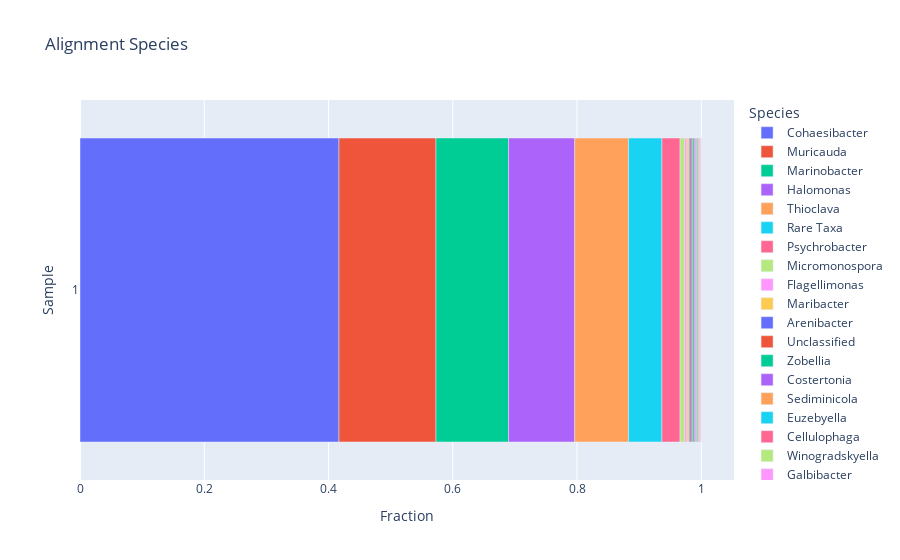

The notebook cell saved with this chart:
### Code cell
# Plot with seaborn.
import plotly.express as px
fig = px.bar(pct.T, x=pct.index, y=pct.columns, title="Alignment Species", labels={'index': 'Sample', 'value': 'Fraction', "variable": "Species"})
fig.show()

### Figure 1 — Plotly figure (JSON) as saved in the notebook; plotly's stock layout.template omitted (floating-point values rounded to 4 significant figures)
{"data": [{"alignmentgroup": "True", "hovertemplate": "Species=Cohaesibacter<br>Fraction=%{x}<br>Sample=%{y}<extra></extra>", "legendgroup": "Cohaesibacter", "marker": {"color": "#636efa", "pattern": {"shape": ""}}, "name": "Cohaesibacter", "offsetgroup": "Cohaesibacter", "orientation": "h", "showlegend": true, "textposition": "auto", "type": "bar", "x": [0.4168], "xaxis": "x", "y": ["1"], "yaxis": "y"}, {"alignmentgroup": "True", "hovertemplate": "Species=Muricauda<br>Fraction=%{x}<br>Sample=%{y}<extra></extra>", "legendgroup": "Muricauda", "marker": {"color": "#EF553B", "pattern": {"shape": ""}}, "name": "Muricauda", "offsetgroup": "Muricauda", "orientation": "h", "showlegend": true, "textposition": "auto", "type": "bar", "x": [0.1561], "xaxis": "x", "y": ["1"], "yaxis": "y"}, {"alignmentgroup": "True", "hovertemplate": "Species=Marinobacter<br>Fraction=%{x}<br>Sample=%{y}<extra></extra>", "legendgroup": "Marinobacter", "marker": {"color": "#00cc96", "pattern": {"shape": ""}}, "name": "Marinobacter", "offsetgroup": "Marinobacter", "orientation": "h", "showlegend": true, "textposition": "auto", "type": "bar", "x": [0.1169], "xaxis": "x", "y": ["1"], "yaxis": "y"}, {"alignmentgroup": "True", "hovertemplate": "Species=Halomonas<br>Fraction=%{x}<br>Sample=%{y}<extra></extra>", "legendgroup": "Halomonas", "marker": {"color": "#ab63fa", "pattern": {"shape": ""}}, "name": "Halomonas", "offsetgroup": "Halomonas", "orientation": "h", "showlegend": true, "textposition": "auto", "type": "bar", "x": [0.1065], "xaxis": "x", "y": ["1"], "yaxis": "y"}, {"alignmentgroup": "True", "hovertemplate": "Species=Thioclava<br>Fraction=%{x}<br>Sample=%{y}<extra></extra>", "legendgroup": "Thioclava", "marker": {"color": "#FFA15A", "pattern": {"shape": ""}}, "name": "Thioclava", "offsetgroup": "Thioclava", "orientation": "h", "showlegend": true, "textposition": "auto", "type": "bar", "x": [0.08649], "xaxis": "x", "y": ["1"], "yaxis": "y"}, {"alignmentgroup": "True", "hovertemplate": "Species=Rare Taxa<br>Fraction=%{x}<br>Sample=%{y}<extra></extra>", "legendgroup": "Rare Taxa", "marker": {"color": "#19d3f3", "pattern": {"shape": ""}}, "name": "Rare Taxa", "offsetgroup": "Rare Taxa", "orientation": "h", "showlegend": true, "textposition": "auto", "type": "bar", "x": [0.05382], "xaxis": "x", "y": ["1"], "yaxis": "y"}, {"alignmentgroup": "True", "hovertemplate": "Species=Psychrobacter<br>Fraction=%{x}<br>Sample=%{y}<extra></extra>", "legendgroup": "Psychrobacter", "marker": {"color": "#FF6692", "pattern": {"shape": ""}}, "name": "Psychrobacter", "offsetgroup": "Psychrobacter", "orientation": "h", "showlegend": true, "textposition": "auto", "type": "bar", "x": [0.02929], "xaxis": "x", "y": ["1"], "yaxis": "y"}, {"alignmentgroup": "True", "hovertemplate": "Species=Micromonospora<br>Fraction=%{x}<br>Sample=%{y}<extra></extra>", "legendgroup": "Micromonospora", "marker": {"color": "#B6E880", "pattern": {"shape": ""}}, "name": "Micromonospora", "offsetgroup": "Micromonospora", "orientation": "h", "showlegend": true, "textposition": "auto", "type": "bar", "x": [0.007499], "xaxis": "x", "y": ["1"], "yaxis": "y"}, {"alignmentgroup": "True", "hovertemplate": "Species=Flagellimonas<br>Fraction=%{x}<br>Sample=%{y}<extra></extra>", "legendgroup": "Flagellimonas", "marker": {"color": "#FF97FF", "pattern": {"shape": ""}}, "name": "Flagellimonas", "offsetgroup": "Flagellimonas", "orientation": "h", "showlegend": true, "textposition": "auto", "type": "bar", "x": [0.003604], "xaxis": "x", "y": ["1"], "yaxis": "y"}, {"alignmentgroup": "True", "hovertemplate": "Species=Maribacter<br>Fraction=%{x}<br>Sample=%{y}<extra></extra>", "legendgroup": "Maribacter", "marker": {"color": "#FECB52", "pattern": {"shape": ""}}, "name": "Maribacter", "offsetgroup": "Maribacter", "orientation": "h", "showlegend": true, "textposition": "auto", "type": "bar", "x": [0.003589], "xaxis": "x", "y": ["1"], "yaxis": "y"}, {"alignmentgroup": "True", "hovertemplate": "Species=Arenibacter<br>Fraction=%{x}<br>Sample=%{y}<extra></extra>", "legendgroup": "Arenibacter", "marker": {"color": "#636efa", "pattern": {"shape": ""}}, "name": "Arenibacter", "offsetgroup": "Arenibacter", "orientation": "h", "showlegend": true, "textposition": "auto", "type": "bar", "x": [0.003082], "xaxis": "x", "y": ["1"], "yaxis": "y"}, {"alignmentgroup": "True", "hovertemplate": "Species=Unclassified<br>Fraction=%{x}<br>Sample=%{y}<extra></extra>", "legendgroup": "Unclassified", "marker": {"color": "#EF553B", "pattern": {"shape": ""}}, "name": "Unclassified", "offsetgroup": "Unclassified", "orientation": "h", "showlegend": true, "textposition": "auto", "type": "bar", "x": [0.002699], "xaxis": "x", "y": ["1"], "yaxis": "y"}, {"alignmentgroup": "True", "hovertemplate": "Species=Zobellia<br>Fraction=%{x}<br>Sample=%{y}<extra></extra>", "legendgroup": "Zobellia", "marker": {"color": "#00cc96", "pattern": {"shape": ""}}, "name": "Zobellia", "offsetgroup": "Zobellia", "orientation": "h", "showlegend": true, "textposition": "auto", "type": "bar", "x": [0.002438], "xaxis": "x", "y": ["1"], "yaxis": "y"}, {"alignmentgroup": "True", "hovertemplate": "Species=Costertonia<br>Fraction=%{x}<br>Sample=%{y}<extra></extra>", "legendgroup": "Costertonia", "marker": {"color": "#ab63fa", "pattern": {"shape": ""}}, "name": "Costertonia", "offsetgroup": "Costertonia", "orientation": "h", "showlegend": true, "textposition": "auto", "type": "bar", "x": [0.002375], "xaxis": "x", "y": ["1"], "yaxis": "y"}, {"alignmentgroup": "True", "hovertemplate": "Species=Sediminicola<br>Fraction=%{x}<br>Sample=%{y}<extra></extra>", "legendgroup": "Sediminicola", "marker": {"color": "#FFA15A", "pattern": {"shape": ""}}, "name": "Sediminicola", "offsetgroup": "Sediminicola", "orientation": "h", "showlegend": true, "textposition": "auto", "type": "bar", "x": [0.002221], "xaxis": "x", "y": ["1"], "yaxis": "y"}, {"alignmentgroup": "True", "hovertemplate": "Species=Euzebyella<br>Fraction=%{x}<br>Sample=%{y}<extra></extra>", "legendgroup": "Euzebyella", "marker": {"color": "#19d3f3", "pattern": {"shape": ""}}, "name": "Euzebyella", "offsetgroup": "Euzebyella", "orientation": "h", "showlegend": true, "textposition": "auto", "type": "bar", "x": [0.002069], "xaxis": "x", "y": ["1"], "yaxis": "y"}, {"alignmentgroup": "True", "hovertemplate": "Species=Cellulophaga<br>Fraction=%{x}<br>Sample=%{y}<extra></extra>", "legendgroup": "Cellulophaga", "marker": {"color": "#FF6692", "pattern": {"shape": ""}}, "name": "Cellulophaga", "offsetgroup": "Cellulophaga", "orientation": "h", "showlegend": true, "textposition": "auto", "type": "bar", "x": [0.002004], "xaxis": "x", "y": ["1"], "yaxis": "y"}, {"alignmentgroup": "True", "hovertemplate": "Species=Winogradskyella<br>Fraction=%{x}<br>Sample=%{y}<extra></extra>", "legendgroup": "Winogradskyella", "marker": {"color": "#B6E880", "pattern": {"shape": ""}}, "name": "Winogradskyella", "offsetgroup": "Winogradskyella", "orientation": "h", "showlegend": true, "textposition": "auto", "type": "bar", "x": [0.001469], "xaxis": "x", "y": ["1"], "yaxis": "y"}, {"alignmentgroup": "True", "hovertemplate": "Species=Galbibacter<br>Fraction=%{x}<br>Sample=%{y}<extra></extra>", "legendgroup": "Galbibacter", "marker": {"color": "#FF97FF", "pattern": {"shape": ""}}, "name": "Galbibacter", "offsetgroup": "Galbibacter", "orientation": "h", "showlegend": true, "textposition": "auto", "type": "bar", "x": [0.001047], "xaxis": "x", "y": ["1"], "yaxis": "y"}], "layout": {"barmode": "relative", "legend": {"title": {"text": "Species"}, "tracegroupgap": 0}, "title": {"text": "Alignment Species"}, "xaxis": {"anchor": "y", "domain": [0, 1], "title": {"text": "Fraction"}}, "yaxis": {"anchor": "x", "domain": [0, 1], "title": {"text": "Sample"}}}}
